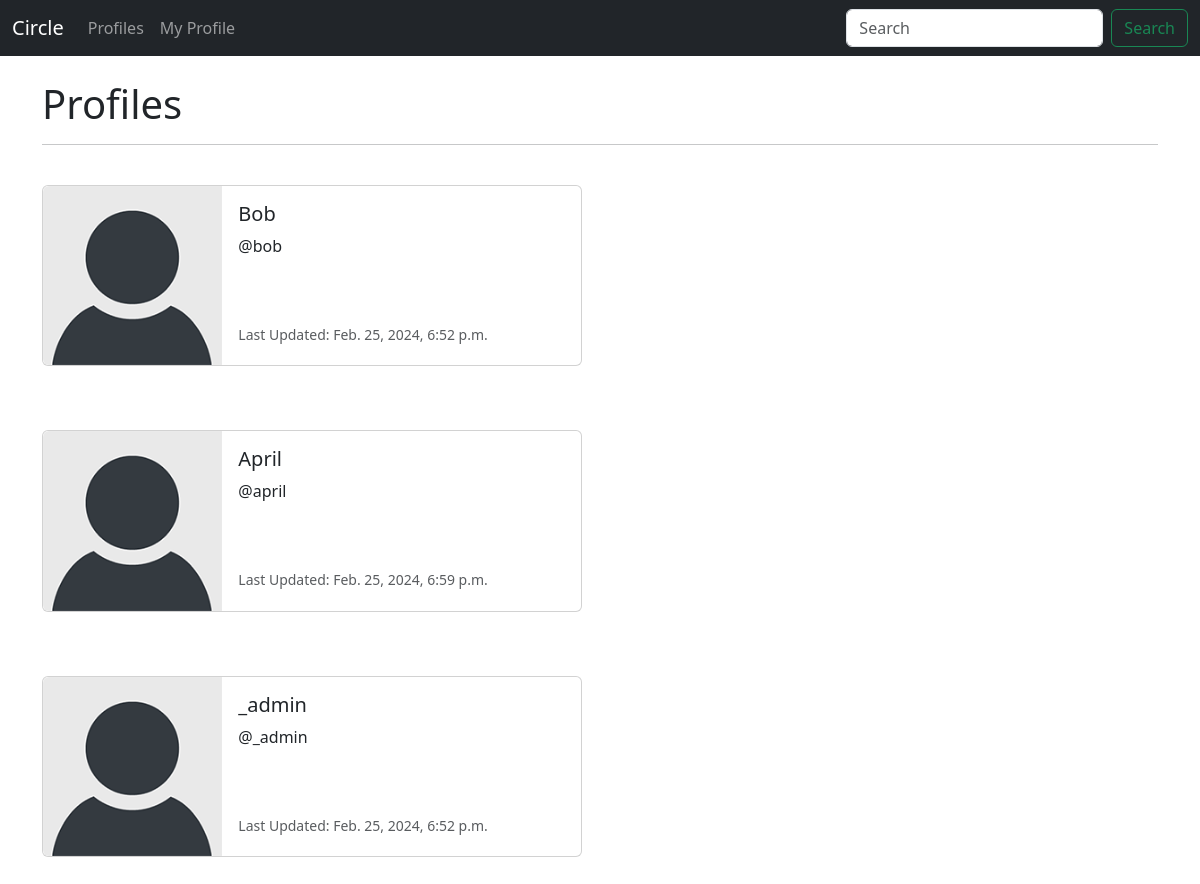
The app's page /profile_list/ (signed in), older data.
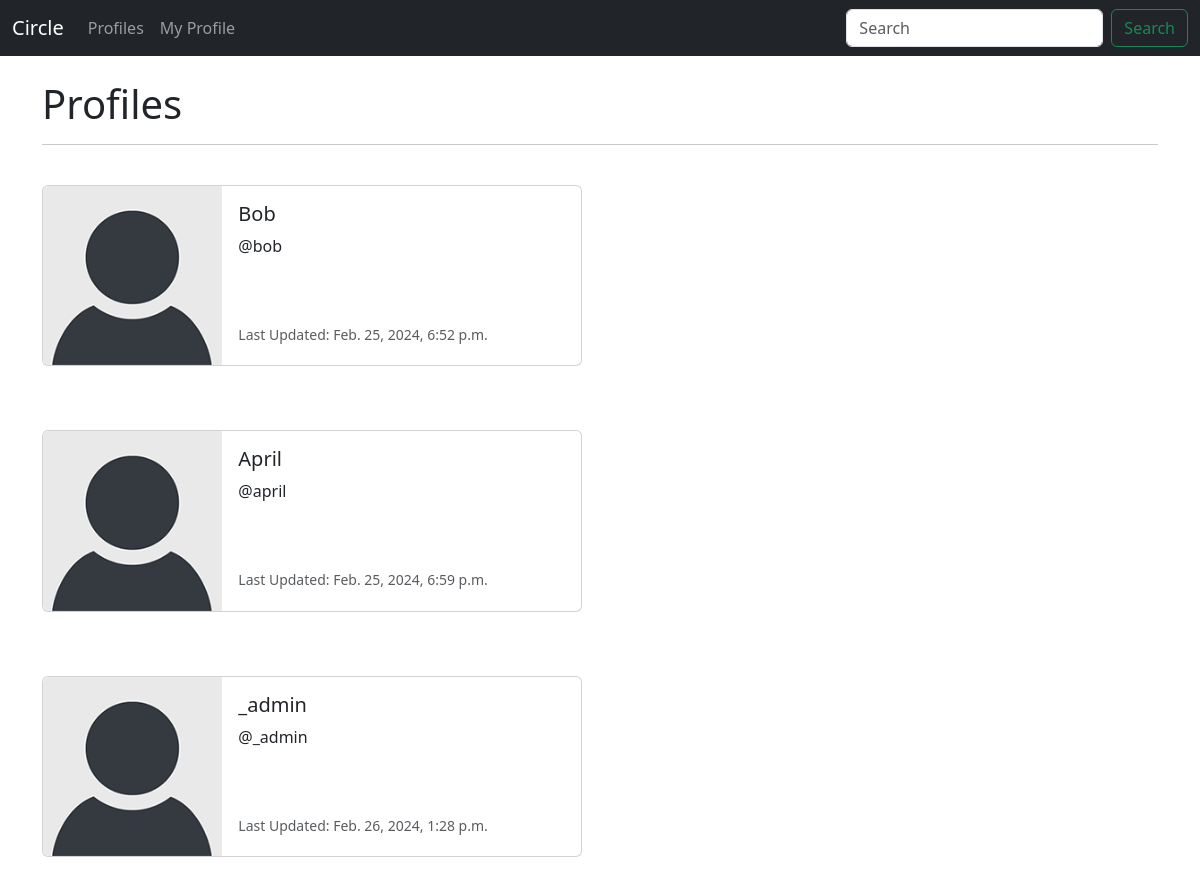
The same page, newer data.
### circle/models.py (models this page shows, shortened)
class Profile(models.Model):
    user = models.OneToOneField( User, on_delete=models.CASCADE)
    follows = models.ManyToManyField("self",
        related_name="followed_by",
        symmetrical=False,
        blank=True)
    date_modified = models.DateTimeField(User, auto_now=True)

### circle/views.py (the view)
# urls.py: path('profile_list/', views.profile_list, name='profile_list'),
def profile_list(request):
    if request.user.is_authenticated:
        profiles = Profile.objects.exclude(user=request.user)
        return render(request, 'profile_list.html', {"profiles":profiles} )
    else:
        messages.success(request, ("You must be logged in to View Page..."))
        return redirect('home')

### circle/templates/profile_list.html
{% extends 'base.html' %}
{% load static %}
{% block content %}
<h1>Profiles</h1>
<hr/>
<br/>
{% if profiles %}
   {% for profile in profiles %}
   <div class="card mb-3" style="max-width: 540px;">
    <div class="row g-0">
      <div class="col-md-4">
        <img src="{% static 'images/default_profile_pic.png' %}" class="img-fluid rounded-start" alt="Profile Image">
      </div>
      <div class="col-md-8">
        <div class="card-body">
          <h5 class="card-title">{{ profile.user.username }}</h5>
          <p class="card-text">@{{ profile.user.username | lower}}</p><br/><br/>
          <p class="card-text"><small class="text-body-secondary">Last Updated: {{ profile.date_modified }}
        </small></p>
        </div>
      </div>
    </div>
  </div>
  <br/>
  <br/>
   {% endfor %}
{% endif %}
{% endblock %}

Row changes from the older to the newer data that the page shows:
changed Profile "_admin": date_modified "Feb. 25, 2024, 6:52 p.m." → "Feb. 26, 2024, 1:28 p.m."
